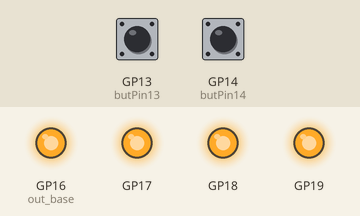
Simulated run of this program. Board: Raspberry Pi Pico running MicroPython. On the bench: output pins drawn as LEDs (lit = HIGH). The test bench sets the inputs (shaded band); at power-on: GP13 (butPin13) LOW, GP14 (butPin14) LOW.

Above: at 1.2 s.
1.3 s: GP13 (butPin13) pulled HIGH for 0.15 s
At 1.7 s:
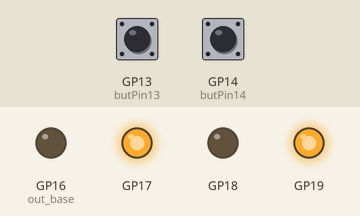
2.9 s: GP14 (butPin14) pulled HIGH for 0.15 s
At 3.4 s:
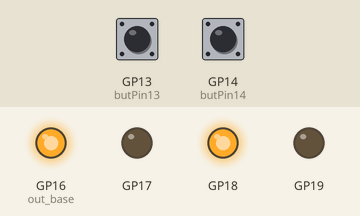
4.5 s: GP13 (butPin13) pulled HIGH for 1 s
At 5.0 s:
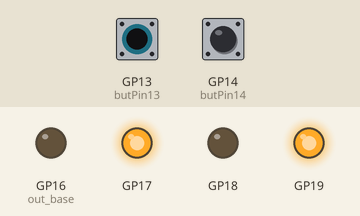
7.0 s: GP14 (butPin14) pulled HIGH for 1 s
At 7.9 s:
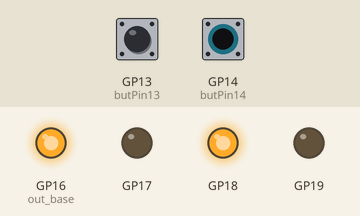
Timing chart, 0 to 10.0 s (numbered marks = the images above; inputs shaded):
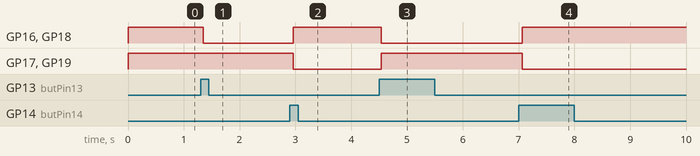

Measured:
- after the input at 1.3 s, GP16 (out_base), GP18: HIGH → LOW after 0.05 s
- after the input at 2.9 s, GP16 (out_base), GP18: LOW → HIGH after 0.06 s; GP17, GP19: HIGH → LOW after 0.06 s
- after the input at 4.5 s, GP16 (out_base), GP18: HIGH → LOW at once; GP17, GP19: LOW → HIGH at once
- after the input at 7.0 s, GP16 (out_base), GP18: LOW → HIGH after 0.06 s; GP17, GP19: HIGH → LOW after 0.06 s

The program:

PW_Practice.py
```python
'''
Move data inside the shift register:
in SOURCE count - Shift data into the ISR, where SOURCE can be X, Y, OSR or ISR, and count is 0...32
out DESTINATION count - Shift data out of the OSR, to DESTINATION X, Y, ISR
mov DESTINATION, SOURCE - Move data from SOURCE (X, Y, OSR or ISR) to DESTINATION (X, Y, OSR or ISR)
set DESTIANTION, data - write a 5-bit data value to DESTIANTION (X, Y)
Move data between the shift register and the main program:
pull - Load data from the TX FIFO into the OSR
push - Push data from the ISR to the RX FIFO, then clear the ISR
irq INDEX op - Modify the IRQ number index to be either cleared (op=0) or set (op=1)
'''
# import rp2
# from machine import Pin
# @rp2.asm_pio(out_init=(rp2.PIO.OUT_LOW,)*4,out_shiftdir=rp2.PIO.SHIFT_RIGHT)

# def pioProg():
#     wrap_target()
#     set(x,0b1111)[31]
#     label('bitLoop')
#     mov(pins,invert(x))
#     set(y,0b1111)
#     mov(pins,invert(x))
#     mov(isr,y)
#     in_(y,1)
#     mov(y,isr)
#     wait(0,pin,0)
#     label('loop')
#     nop()[31]
#     jmp(y_dec,'loop')[31]
#     nop()[31]
#     wait(1,pin,0)
#     jmp(x_dec,'bitLoop')
#     #### out(pins,4)     ### out clears the osr and put the osr value to pins with an out, the osr is now empty, so this is a loop because the osr keeps getting freshly reloaed with  the value in x, the number is how many pins to be used
#     wrap()
# but13=Pin(13,Pin.IN,Pin.PULL_DOWN)
# sm0=rp2.StateMachine(0,pioProg,freq=2000,in_base=Pin(13,Pin.IN,Pin.PULL_DOWN),out_base=Pin(16,Pin.OUT))
# sm0.active(1)
# while True:
#     pass
######~~~~~~~~~works two pins 4 leds
import rp2
from machine import Pin
@rp2.asm_pio(out_init=(rp2.PIO.OUT_HIGH,)*4,out_shiftdir=rp2.PIO.SHIFT_RIGHT)
def pioProg():

    wrap_target()
    label('readAgain')
    mov(isr,null)
    in_(pins,2)
    nop()[31]
    nop()[31]
    mov(x,isr)
    jmp(not_x,'readAgain')
    set(y,0b01)
    jmp(x_not_y,'checkRed')
    set(y,0b1010)
    mov(pins,y)
    jmp('readAgain')
    label('checkRed')
    set(y,0b10)
    jmp(x_not_y,'readAgain')
    set(y,0b0101)
    mov(pins,y)
    jmp('readAgain')
    wrap()
butPin13 = Pin(13,Pin.IN,Pin.PULL_DOWN)
butPin14 =Pin(14,Pin.IN,Pin.PULL_DOWN)
sm0=rp2.StateMachine(0,pioProg,freq=2000,in_base=Pin(13,Pin.IN,Pin.PULL_DOWN),out_base=Pin(16,Pin.OUT))
sm0.active(1)
while True:
    pass
```
